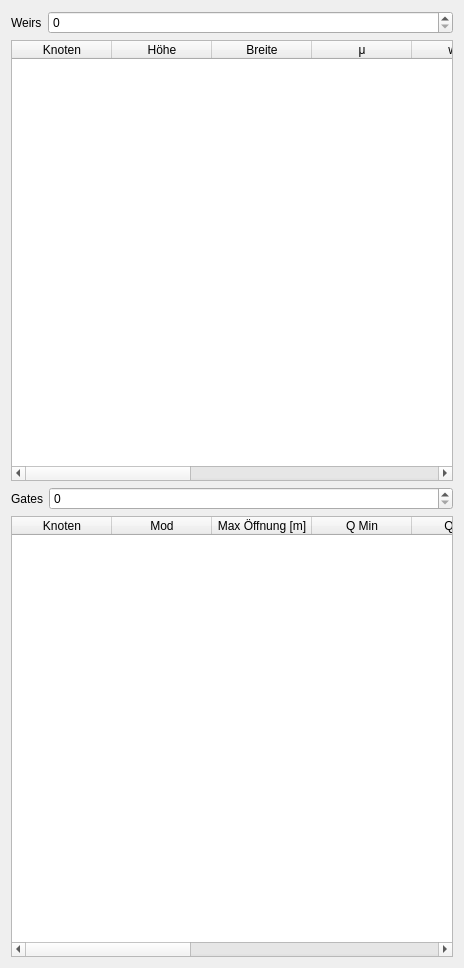
      <widget class="QWidget" name="page">
       <property name="geometry">
        <rect>
         <x>0</x>
         <y>0</y>
         <width>464</width>
         <height>968</height>
        </rect>
       </property>
       <attribute name="label">
        <string>Wehre und Steuerbare Durchlässe</string>
       </attribute>
       <layout class="QVBoxLayout" name="verticalLayout_13">
        <item>
         <layout class="QFormLayout" name="formLayout_15">
          <item row="0" column="0">
           <widget class="QLabel" name="label_40">
            <property name="text">
             <string>Weirs</string>
            </property>
           </widget>
          </item>
          <item row="0" column="1">
           <widget class="QSpinBox" name="p_nweirs">
            <property name="maximum">
             <number>99999</number>
            </property>
           </widget>
          </item>
         </layout>
        </item>
        <item>
         <widget class="QTableWidget" name="p_weir_table">
          <property name="toolTip">
           <string>MUE: Überfallbeiwert für das Wehr</string>
          </property>
          <property name="alternatingRowColors">
           <bool>true</bool>
          </property>
          <column>
           <property name="text">
            <string>Knoten</string>
           </property>
          </column>
          <column>
           <property name="text">
            <string>Höhe</string>
           </property>
          </column>
          <column>
           <property name="text">
            <string>Breite</string>
           </property>
          </column>
          <column>
           <property name="text">
            <string>μ</string>
           </property>
          </column>
          <column>
           <property name="text">
            <string>wneil</string>
           </property>
          </column>
          <column>
           <property name="text">
            <string>wneir</string>
           </property>
          </column>
          <column>
           <property name="text">
            <string>iraus</string>
           </property>
          </column>
          <column>
           <property name="text">
            <string>v2co</string>
           </property>
          </column>
          <column>
           <property name="text">
            <string>ccfak</string>
           </property>
          </column>
          <column>
           <property name="text">
            <string>HQ-Dat</string>
           </property>
          </column>
         </widget>
        </item>
        <item>
         <layout class="QFormLayout" name="formLayout_16">
          <item row="0" column="0">
           <widget class="QLabel" name="label_41">
            <property name="text">
             <string>Gates</string>
            </property>
           </widget>
          </item>
          <item row="0" column="1">
           <widget class="QSpinBox" name="p_ngates">
            <property name="maximum">
             <number>9999</number>
            </property>
           </widget>
          </item>
         </layout>
        </item>
        <item>
         <widget class="QTableWidget" name="p_gate_table">
          <property name="toolTip">
           <string>&lt;html&gt;&lt;head/&gt;&lt;body&gt;&lt;p&gt;Maximale Durchlassöffnunf für den ersten Durchlass [m], &lt;/p&gt;&lt;p&gt;bleibt die Öffnung konstant, so ist dieser Wert mit  negativem&lt;/p&gt;&lt;p&gt;Vorzeichen anzugeben&lt;/p&gt;&lt;/body&gt;&lt;/html&gt;</string>
          </property>
          <property name="alternatingRowColors">
           <bool>true</bool>
          </property>
          <column>
           <property name="text">
            <string>Knoten</string>
           </property>
          </column>
          <column>
           <property name="text">
            <string>Mod</string>
           </property>
           <property name="toolTip">
            <string>&lt;html&gt;&lt;head/&gt;&lt;body&gt;&lt;p&gt;Wenn Gate openning &amp;gt; Maximum Depth:&lt;/p&gt;&lt;p&gt;&lt;br/&gt;&lt;/p&gt;&lt;p&gt;Gate wird nur nachgeführt, wenn Mod = 'N'&lt;/p&gt;&lt;/body&gt;&lt;/html&gt;</string>
           </property>
          </column>
          <column>
           <property name="text">
            <string>Max Öffnung [m]</string>
           </property>
          </column>
          <column>
           <property name="text">
            <string>Q Min</string>
           </property>
           <property name="toolTip">
            <string>&lt;html&gt;&lt;head/&gt;&lt;body&gt;&lt;p&gt;Q Min, &lt;/p&gt;&lt;p&gt;Default: 0.010&lt;/p&gt;&lt;/body&gt;&lt;/html&gt;</string>
           </property>
          </column>
          <column>
           <property name="text">
            <string>Q Max</string>
           </property>
           <property name="toolTip">
            <string>&lt;html&gt;&lt;head/&gt;&lt;body&gt;&lt;p&gt;Q Max,&lt;/p&gt;&lt;p&gt;Default: -0.010&lt;/p&gt;&lt;/body&gt;&lt;/html&gt;</string>
           </property>
          </column>
          <column>
           <property name="text">
            <string>Tol</string>
           </property>
           <property name="toolTip">
            <string>&lt;html&gt;&lt;head/&gt;&lt;body&gt;&lt;p&gt;Tol,&lt;/p&gt;&lt;p&gt;Default: 0.05&lt;/p&gt;&lt;/body&gt;&lt;/html&gt;</string>
           </property>
          </column>
          <column>
           <property name="text">
            <string>μ</string>
           </property>
           <property name="toolTip">
            <string>&lt;html&gt;&lt;head/&gt;&lt;body&gt;&lt;p&gt;mue,&lt;/p&gt;&lt;p&gt;Default: 0.75&lt;/p&gt;&lt;/body&gt;&lt;/html&gt;</string>
           </property>
          </column>
          <column>
           <property name="text">
            <string>Gatmin</string>
           </property>
           <property name="toolTip">
            <string>&lt;html&gt;&lt;head/&gt;&lt;body&gt;&lt;p&gt;Gatmin,&lt;/p&gt;&lt;p&gt;Default: 0.01&lt;/p&gt;&lt;/body&gt;&lt;/html&gt;</string>
           </property>
          </column>
          <column>
           <property name="text">
            <string>Gatwso</string>
           </property>
          </column>
          <column>
           <property name="text">
            <string>Datei</string>
           </property>
          </column>
         </widget>
        </item>
       </layout>
      </widget>
